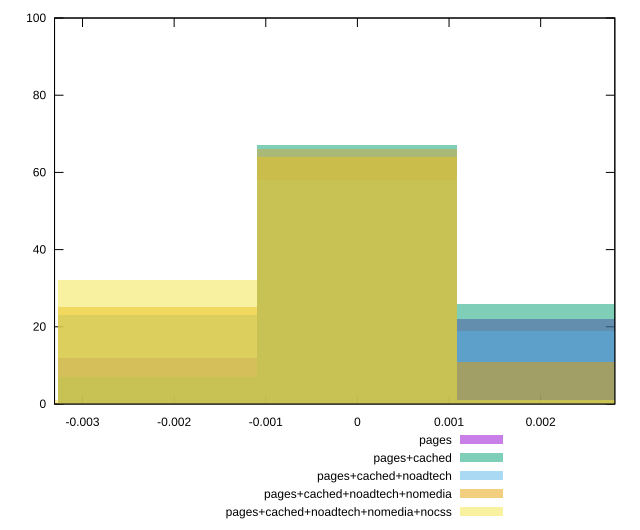

gnuplot code for this plot:
reset

$pages <<EOF
0 66
0.002181671815743307 22
-0.002181671815743307 12
EOF

$pagesCached <<EOF
0.002181671815743307 26
0 67
-0.002181671815743307 7
EOF

$pagesCachedNoadtech <<EOF
0 58
-0.002181671815743307 23
0.002181671815743307 19
EOF

$pagesCachedNoadtechNomedia <<EOF
0 64
-0.002181671815743307 25
0.002181671815743307 11
EOF

$pagesCachedNoadtechNomediaNocss <<EOF
0 66
-0.002181671815743307 32
-0.004363343631486614 1
0.002181671815743307 1
EOF

set key outside below
set boxwidth 0.002181671815743307
set xrange [-0.0033053952483670652:0.00280940376796531]
set yrange [0:100]
set trange [0:100]
set style fill transparent solid 0.5 noborder
set terminal svg size 640, 530 enhanced background rgb 'white'
set output "report_00017_2021-02-10T15-08-03.406Z/meta/pScore-difference/comparison/histogram/all_raw.svg"

plot $pages title "pages" with boxes, \
     $pagesCached title "pages+cached" with boxes, \
     $pagesCachedNoadtech title "pages+cached+noadtech" with boxes, \
     $pagesCachedNoadtechNomedia title "pages+cached+noadtech+nomedia" with boxes, \
     $pagesCachedNoadtechNomediaNocss title "pages+cached+noadtech+nomedia+nocss" with boxes

reset
